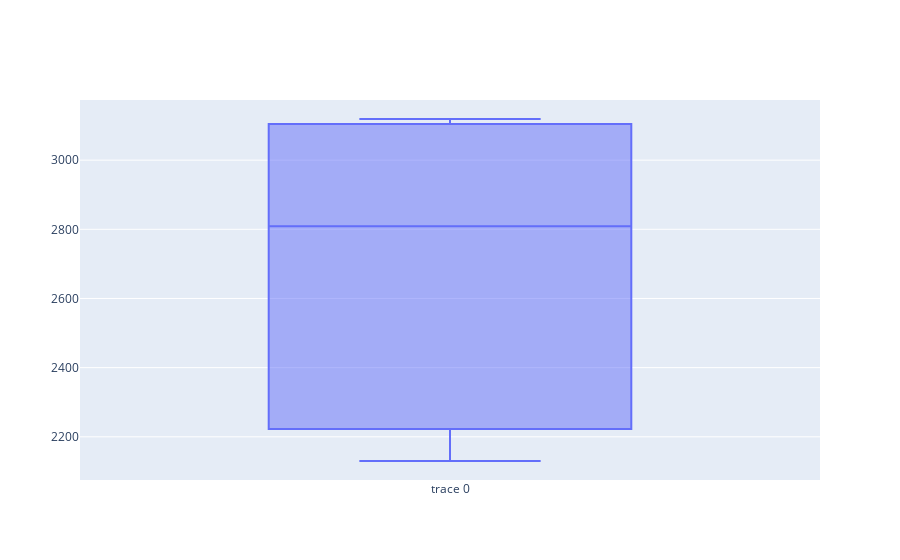

The cell this chart's notebook holds for it:
### Code cell
import plotly.graph_objects as go



y0 =data[data["BANCO"] == "BANCO DE BOGOTA"]["CLIENTES"]
y1 =data[data["BANCO"] == "BANCO DE POPULAR"]["CLIENTES"]

fig = go.Figure()
fig.add_trace(go.Box(y=y0))
fig.add_trace(go.Box(y=y1))


fig.show()

### Figure 1 — Plotly figure (JSON) as saved in the notebook; plotly's stock layout.template omitted (floating-point values rounded to 4 significant figures)
{"data": [{"type": "box", "y": [2130, 2131, 2157, 2188, 2222, 2223, 2223, 2223, 2237, 2813, 2809, 2809, 2815, 2949, 3099, 3111, 3112, 3110, 3112, 3119]}, {"type": "box", "y": []}], "layout": {}}
